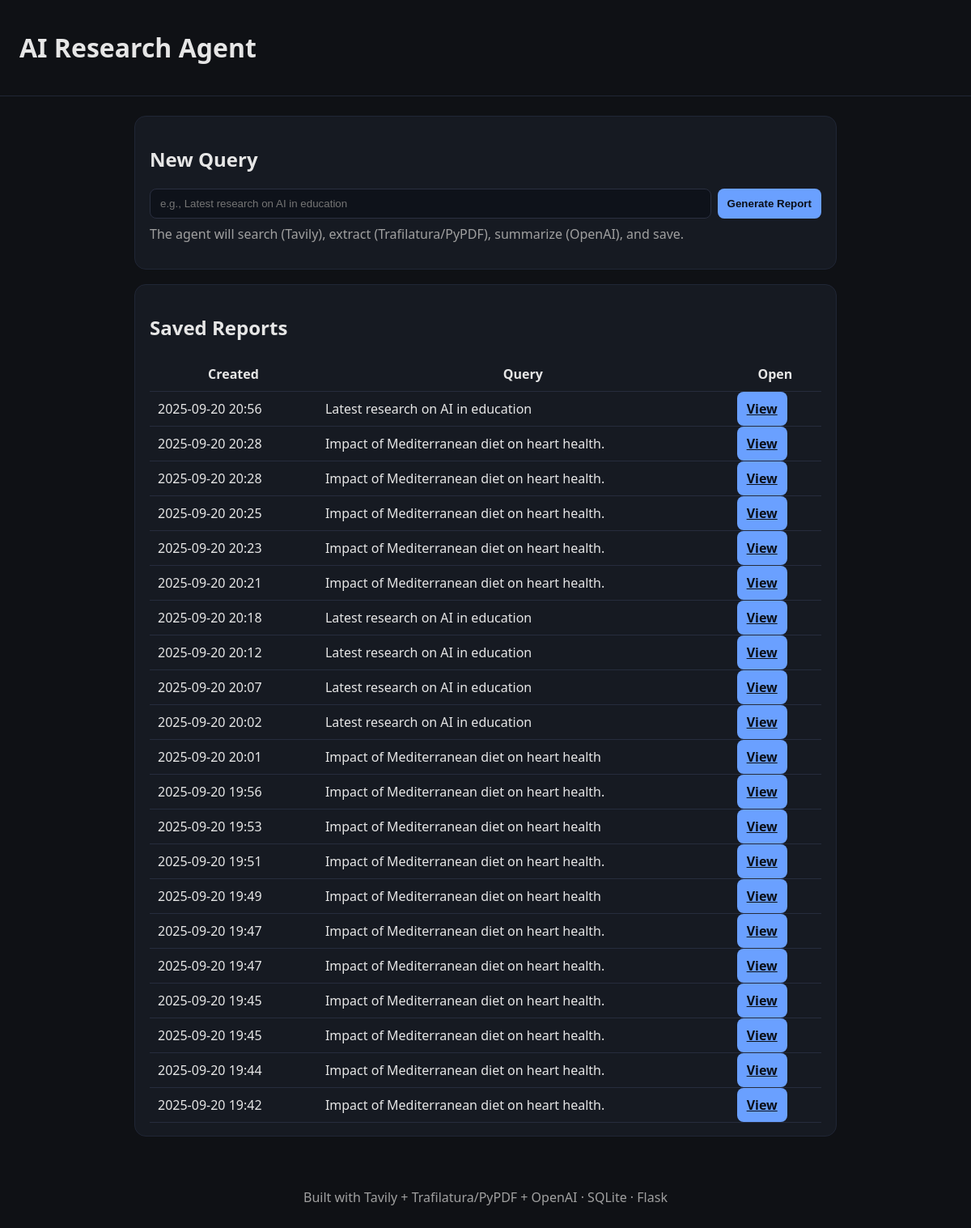
The page / on the database its author committed.
### app/models.py (models this page shows)
class Base(DeclarativeBase):
    pass

class Report(Base):
    __tablename__ = "reports"
    id: Mapped[int] = mapped_column(Integer, primary_key=True)
    query: Mapped[str] = mapped_column(String(512), nullable=False)
    created_at: Mapped[datetime] = mapped_column(DateTime, default=datetime.utcnow)
    summary_md: Mapped[str] = mapped_column(Text, nullable=False)
    sources: Mapped[list["Source"]] = relationship("Source", back_populates="report", cascade="all, delete-orphan")

### app/main.py (the view)
    @app.route("/")
    def index():
        with next(get_db()) as db:  # type: Session
            reports = db.query(Report).order_by(Report.created_at.desc()).all()
        return render_template("index.html", reports=reports)

### app/db.py (called while the page is built)
def get_db():
    db = SessionLocal()
    try:
        yield db
    finally:
        db.close()

### app/templates/index.html
{% extends 'base.html' %}
{% block content %}
<section class="card">
  <h2>New Query</h2>
  <form method="post" action="{{ url_for('run_query') }}" class="query-form">
    <input type="text" name="query" placeholder="e.g., Latest research on AI in education" required />
    <button type="submit">Generate Report</button>
  </form>
  <p class="hint">The agent will search (Tavily), extract (Trafilatura/PyPDF), summarize (OpenAI), and save.</p>
</section>
<section class="card">
  <h2>Saved Reports</h2>
  {% if reports %}
    <table class="reports">
      <thead>
        <tr><th>Created</th><th>Query</th><th>Open</th></tr>
      </thead>
      <tbody>
      {% for r in reports %}
        <tr>
          <td>{{ r.created_at.strftime('%Y-%m-%d %H:%M') }}</td>
          <td>{{ r.query }}</td>
          <td><a class="btn" href="{{ url_for('view_report', report_id=r.id) }}">View</a></td>
        </tr>
      {% endfor %}
      </tbody>
    </table>
  {% else %}
    <p>No reports yet. Try a query above.</p>
  {% endif %}
</section>
{% endblock %}

### app/templates/base.html (shortened to what this page needs)
<!doctype html>
<html lang="en">
<head>
  <link rel="stylesheet" href="{{ url_for('static', filename='style.css') }}" />
</head>
<body>
<header>
  <h1><a href="/">AI Research Agent</a></h1>
</header>
<main>
  {% block content %}{% endblock %}
</main>
<footer>
  <p>Built with Tavily + Trafilatura/PyPDF + OpenAI · SQLite · Flask</p>
</footer>
</body>
</html>

### app/static/style.css (style rules this page uses)
:root { --bg: #0f1115; --card: #161a22; --text: #e6e6e6; --muted: #a0a0a0; --accent: #6aa0ff; --ok:#2ea043; --err:#e5534b; --warn:#e0a800; }
* { box-sizing: border-box; }
body { margin: 0; font-family: system-ui, -apple-system, Segoe UI, Roboto, Arial, sans-serif; background: var(--bg); color: var(--text); }
header { padding: 16px 24px; border-bottom: 1px solid #202635; }
header a { color: var(--text); text-decoration: none; }
main { max-width: 900px; margin: 24px auto; padding: 0 16px; }
footer { text-align: center; color: var(--muted); padding: 24px; }
.card { background: var(--card); border: 1px solid #202635; border-radius: 14px; padding: 16px 18px; margin-bottom: 18px; }
.query-form { display: flex; gap: 8px; }
.query-form input { flex: 1; padding: 10px 12px; border-radius: 8px; border: 1px solid #2a2f40; background: #0e121a; color: var(--text); }
.query-form button, .btn { background: var(--accent); color: #0b0f17; border: none; padding: 10px 12px; border-radius: 8px; cursor: pointer; font-weight: 600; }
.hint { color: var(--muted); margin-top: 8px; }
.reports { width: 100%; border-collapse: collapse; }
.reports th, .reports td { padding: 10px; border-bottom: 1px solid #262c3d; }

### rows shown on the page
Report: created_at "2025-09-20 20:56", query "Latest research on AI in education"
Report: created_at "2025-09-20 20:28", query "Impact of Mediterranean diet on heart health."
Report: created_at "2025-09-20 20:28", query "Impact of Mediterranean diet on heart health."
Report: created_at "2025-09-20 20:25", query "Impact of Mediterranean diet on heart health."
Report: created_at "2025-09-20 20:23", query "Impact of Mediterranean diet on heart health."
Report: created_at "2025-09-20 20:21", query "Impact of Mediterranean diet on heart health."
Report: created_at "2025-09-20 20:18", query "Latest research on AI in education"
Report: created_at "2025-09-20 20:12", query "Latest research on AI in education"
Report: created_at "2025-09-20 20:07", query "Latest research on AI in education"
Report: created_at "2025-09-20 20:02", query "Latest research on AI in education"
Report: created_at "2025-09-20 20:01", query "Impact of Mediterranean diet on heart health"
Report: created_at "2025-09-20 19:56", query "Impact of Mediterranean diet on heart health."
Report: created_at "2025-09-20 19:53", query "Impact of Mediterranean diet on heart health"
Report: created_at "2025-09-20 19:51", query "Impact of Mediterranean diet on heart health."
Report: created_at "2025-09-20 19:49", query "Impact of Mediterranean diet on heart health"
Report: created_at "2025-09-20 19:47", query "Impact of Mediterranean diet on heart health."
Report: created_at "2025-09-20 19:47", query "Impact of Mediterranean diet on heart health."
Report: created_at "2025-09-20 19:45", query "Impact of Mediterranean diet on heart health."
Report: created_at "2025-09-20 19:45", query "Impact of Mediterranean diet on heart health."
Report: created_at "2025-09-20 19:44", query "Impact of Mediterranean diet on heart health."
Report: created_at "2025-09-20 19:42", query "Impact of Mediterranean diet on heart health."
